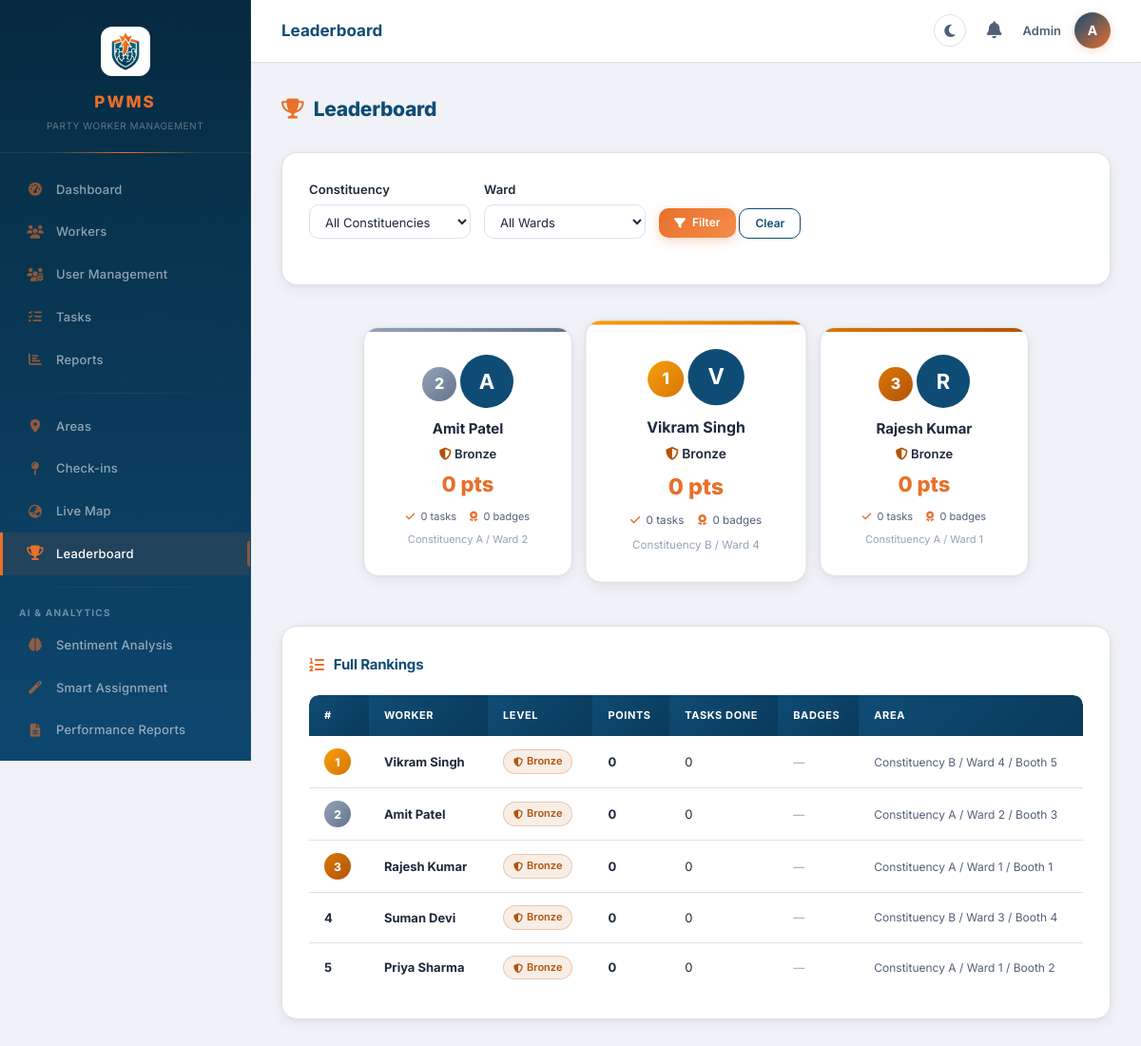
The page /admin/leaderboard.php (signed in) on the database its author committed.
### tables this page shows
CREATE TABLE IF NOT EXISTS workers (
    id INT AUTO_INCREMENT PRIMARY KEY,
    user_id INT DEFAULT NULL,
    name VARCHAR(100) NOT NULL,
    phone VARCHAR(15) NOT NULL,
    email VARCHAR(100) DEFAULT NULL,
    role VARCHAR(100) DEFAULT 'Volunteer',
    party_position VARCHAR(100) DEFAULT NULL,
    constituency VARCHAR(100) DEFAULT NULL,
    ward VARCHAR(100) DEFAULT NULL,
    booth VARCHAR(100) DEFAULT NULL,
    responsibility_type ENUM('Door-to-door', 'Social Media', 'Event Management', 'Data Collection', 'Call Outreach', 'Other') DEFAULT 'Door-to-door',
    status ENUM('Active', 'Inactive') NOT NULL DEFAULT 'Active',
    created_at TIMESTAMP DEFAULT CURRENT_TIMESTAMP,
    FOREIGN KEY (user_id) REFERENCES users(id) ON DELETE SET NULL
);

### config/gamification.php (called while the page is built, shortened)
<?php
function getWorkerLevel($totalPoints) {
    return                          ['name' => 'Bronze',   'icon' => 'fa-shield-alt','color' => '#b45309', 'min' => 0,   'next' => 100];
}
function getLeaderboard($constituency = '', $ward = '', $limit = 10) {
    global $conn;
    $where = "WHERE 1=1";
    $params = [];
    $types = "";
    $sql = "SELECT w.id, w.name, w.constituency, w.ward, w.booth,
                   COALESCE(SUM(wp.points), 0) as total_points,
                   (SELECT COUNT(*) FROM task_assignments ta2 WHERE ta2.worker_id = w.id AND ta2.status = 'Completed') as tasks_done,
                   (SELECT COUNT(*) FROM worker_badges wb2 WHERE wb2.worker_id = w.id) as badge_count
            FROM workers w
            LEFT JOIN worker_points wp ON w.id = wp.worker_id
            $where AND w.status = 'Active'
            GROUP BY w.id
            ORDER BY total_points DESC
            LIMIT ?";
    $params[] = $limit;
    $types .= "i";
    $stmt = $conn->prepare($sql);
    if (!empty($types)) {
        $stmt->bind_param($types, ...$params);
    }
    $stmt->execute();
    $result = $stmt->get_result();
    $leaderboard = [];
    while ($row = $result->fetch_assoc()) {
        $row['level'] = getWorkerLevel((int)$row['total_points']);
        $leaderboard[] = $row;
    }
    return $leaderboard;
}

### admin/leaderboard.php (the view, shortened to what this page needs)
<?php
require_once __DIR__ . '/../config/auth.php';
require_once __DIR__ . '/../config/gamification.php';
$filterConstituency = $_GET['constituency'] ?? '';
$filterWard = $_GET['ward'] ?? '';
$leaderboard = getLeaderboard($filterConstituency, $filterWard, 20);
include __DIR__ . '/../includes/header.php';
include __DIR__ . '/../includes/sidebar.php';
?>
<div class="page-header">
    <h4><i class="fas fa-trophy"></i> Leaderboard</h4>
</div>
<div class="card-box">
    <form method="GET" class="filter-bar">
        <div class="form-group">
            <label>Constituency</label>
            <select name="constituency" class="form-control">
                <option value="">All Constituencies</option>
            </select>
        </div>
        <div class="form-group">
            <label>Ward</label>
            <select name="ward" class="form-control">
                <option value="">All Wards</option>
            </select>
        </div>
        <div class="form-group">
            <button type="submit" class="btn btn-primary btn-sm"><i class="fas fa-filter"></i> Filter</button>
            <a href="leaderboard.php" class="btn btn-outline btn-sm">Clear</a>
        </div>
    </form>
</div>
<?php if (empty($leaderboard)): ?>
    <div class="card-box">
        <div class="empty-state"><i class="fas fa-trophy"></i>No workers found. Points will appear when workers complete tasks.</div>
    </div>
<?php else: ?>
<?php if (count($leaderboard) >= 1): ?>
<div class="podium-section">
    <?php
    $podiumOrder = [];
    if (isset($leaderboard[1])) $podiumOrder[] = ['data' => $leaderboard[1], 'rank' => 2, 'class' => 'silver'];
    $podiumOrder[] = ['data' => $leaderboard[0], 'rank' => 1, 'class' => 'gold'];
    if (isset($leaderboard[2])) $podiumOrder[] = ['data' => $leaderboard[2], 'rank' => 3, 'class' => 'bronze'];
    ?>
    <?php foreach ($podiumOrder as $p):
        $w = $p['data'];
        $level = $w['level'];
    ?>
    <div class="podium-card podium-<?php echo $p['class']; ?>">
        <div class="podium-rank"><?php echo $p['rank']; ?></div>
        <div class="podium-avatar"><?php echo strtoupper(substr($w['name'], 0, 1)); ?></div>
        <div class="podium-name"><?php echo htmlspecialchars($w['name']); ?></div>
        <div class="podium-level">
            <i class="fas <?php echo $level['icon']; ?>" style="color:<?php echo $level['color']; ?>"></i>
            <?php echo $level['name']; ?>
        </div>
        <div class="podium-points"><?php echo number_format($w['total_points']); ?> pts</div>
        <div class="podium-meta">
            <span><i class="fas fa-check"></i> <?php echo $w['tasks_done']; ?> tasks</span>
            <span><i class="fas fa-award"></i> <?php echo $w['badge_count']; ?> badges</span>
        </div>
        <div class="podium-area"><?php echo htmlspecialchars(implode(' / ', array_filter([$w['constituency'], $w['ward']]))); ?></div>
    </div>
    <?php endforeach; ?>
</div>
<?php endif; ?>
<div class="card-box">
    <h5><i class="fas fa-list-ol"></i> Full Rankings</h5>
    <div class="table-responsive">
        <table class="data-table">
            <thead>
                <tr>
                    <th>#</th>
                    <th>Worker</th>
                    <th>Level</th>
                    <th>Points</th>
                    <th>Tasks Done</th>
                    <th>Badges</th>
                    <th>Area</th>
                </tr>
            </thead>
            <tbody>
                <?php foreach ($leaderboard as $idx => $w):
                    $level = $w['level'];
                    $workerBadges = getWorkerBadges($w['id']);
                ?>
                <tr>
                    <td>
                        <?php if ($idx < 3): ?>
                            <span class="rank-medal rank-<?php echo ['gold','silver','bronze'][$idx]; ?>"><?php echo $idx + 1; ?></span>
                        <?php else: ?>
                            <strong><?php echo $idx + 1; ?></strong>
                        <?php endif; ?>
                    </td>
                    <td><strong><?php echo htmlspecialchars($w['name']); ?></strong></td>
                    <td>
                        <span class="level-badge" style="--level-color:<?php echo $level['color']; ?>">
                            <i class="fas <?php echo $level['icon']; ?>"></i> <?php echo $level['name']; ?>
                        </span>
                    </td>
                    <td><strong><?php echo number_format($w['total_points']); ?></strong></td>
                    <td><?php echo $w['tasks_done']; ?></td>
                    <td>
                        <div class="badge-icons">
                            <?php if (empty($workerBadges)): ?>
                                <span style="color:var(--text-muted);font-size:12px;">—</span>
                            <?php endif; ?>
                        </div>
                    </td>
                    <td style="font-size:12px;color:var(--text-secondary);"><?php echo htmlspecialchars(implode(' / ', array_filter([$w['constituency'], $w['ward'], $w['booth']]))); ?></td>
                </tr>
                <?php endforeach; ?>
            </tbody>
        </table>
    </div>
</div>
<?php endif; ?>
<?php include __DIR__ . '/../includes/footer.php'; ?>

### rows shown on the page
workers: rank "2", name "A", name "Amit Patel", name "Bronze", total_points "0", tasks_done "0", badge_count "0", constituency+ward "Constituency A / Ward 2", constituency+ward+booth "Constituency A / Ward 2 / Booth 3"
workers: rank "1", name "V", name "Vikram Singh", name "Bronze", total_points "0", tasks_done "0", badge_count "0", constituency+ward "Constituency B / Ward 4", constituency+ward+booth "Constituency B / Ward 4 / Booth 5"
workers: rank "3", name "R", name "Rajesh Kumar", name "Bronze", total_points "0", tasks_done "0", badge_count "0", constituency+ward "Constituency A / Ward 1", constituency+ward+booth "Constituency A / Ward 1 / Booth 1"
workers: name "Suman Devi", name "Bronze", total_points "0", tasks_done "0", constituency+ward+booth "Constituency B / Ward 3 / Booth 4"
workers: name "Priya Sharma", name "Bronze", total_points "0", tasks_done "0", constituency+ward+booth "Constituency A / Ward 1 / Booth 2"

### other values the page prints
$pageTitle "Leaderboard"
$_SESSION['user_name'] "Admin"
substr($_SESSION['user_name'] ?? 'U', 0, 1) "A"
